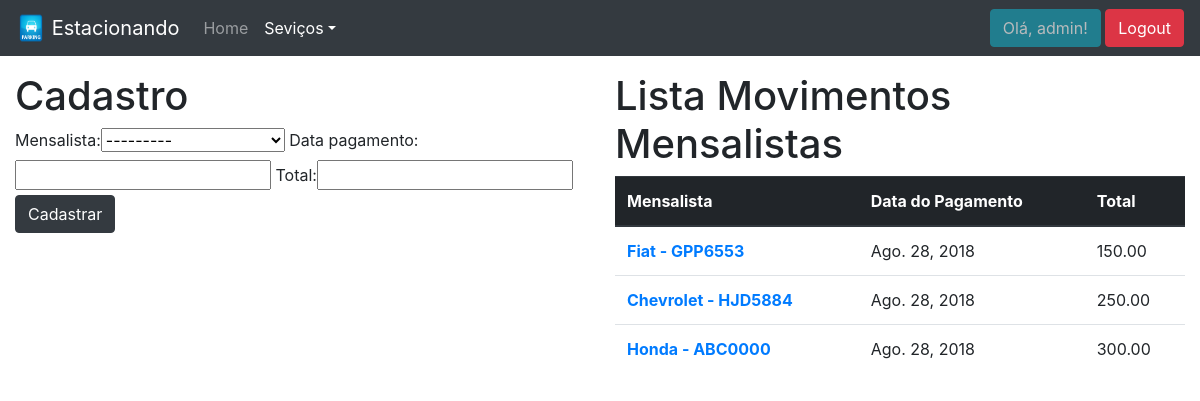
Screenshot of /sistema/movimento-mensalista/ (signed in) with the database file from the repository.
### core/models.py (models this page shows, shortened)
class MovimentoMensalista(models.Model):
    mensalista = models.ForeignKey(Mensalista, on_delete=models.PROTECT)
    data_pagamento = models.DateField()
    total = models.DecimalField(max_digits=6, decimal_places=2)

class Mensalista(models.Model):
    veiculo = models.ForeignKey(Veiculo, on_delete=models.PROTECT)
    inicio = models.DateField()
    valor_mes = models.DecimalField(max_digits=6, decimal_places=2)
    def __str__(self):
        return str(self.veiculo)

class Veiculo(models.Model):
    marca = models.ForeignKey(Marca, on_delete=models.PROTECT)
    placa = models.CharField(max_length=7)
    proprietario = models.ForeignKey(Pessoa, on_delete=models.PROTECT)
    cor = models.CharField(max_length=15)
    observacoes = models.TextField(blank=True, null=True)
    def __str__(self):
        return str(self.marca) + ' - ' + self.placa

class Marca(models.Model):
    nome = models.CharField(max_length=50)
    def __str__(self):
        return self.nome

### core/views.py (the view)
# urls.py: path('movimento-mensalista/', lista_movMensalista, name='core_lista_movMensalista'),
@login_required
def lista_movMensalista(request):
    movMensalista = MovimentoMensalista.objects.all()
    form = MovimentoMensalistaForm()
    dados = {'movMensalista' : movMensalista, 'form' : form}
    return render(request,'core/lista_movMensalista.html', dados)

### core/form.py
class MovimentoMensalistaForm(ModelForm):
    class Meta:
        model = MovimentoMensalista
        fields = '__all__'

### templates/core/lista_movMensalista.html (shortened to what this page needs)
{% extends 'core/base.html' %}
{% load static %}
{% load bootstrap %}
{% block menu %}
    <nav class="navbar fixed-top navbar-dark bg-dark navbar-expand-lg">
        <a class="navbar-brand" href="{% url 'website_home' %}">
            <img src="{% static 'img/CarParkingSign.png' %}" width="30" height="30" class="d-inline-block align-top" alt="">
            Estacionando
        </a>
        <div class="collapse navbar-collapse" id="navbarSupportedContent">
            <ul class="navbar-nav mr-auto">
                <li class="nav-item">
                    <a class="nav-link" href="{% url 'core_home' %}">Home</a>
                </li>
                <li class="nav-item dropdown active">
                    <a class="nav-link dropdown-toggle" href="#" id="navbarDropdown" role="button" data-toggle="dropdown" aria-haspopup="true" aria-expanded="false">Seviços</a>
                </li>
            </ul>
            <ul class="navbar-nav">
                {% if user.is_authenticated %}
                    <li class="nav-item">
                        <a class="btn btn-info disabled" href="">Olá, {{ user }}!</a>
                        <a class="btn btn-danger" href="{% url 'logout' %}">Logout</a>
                    </li>
                {% else %}
                    <li class="nav-item">
                        <a class="nav-link" href="{% url 'login' %}">Login</a>
                    </li>
                {% endif %}
            </ul>
        </div>
    </nav>
{% endblock %}
{% block main %}
    <div class="row">
        <div class="col-sm-6">
            <h1>Cadastro</h1>
            <form action="{% url 'core_novo_movMensalista' %}" method="POST">
                {{ form|bootstrap }}
                <button type="submit" class="btn btn-dark">Cadastrar</button>
            </form>
        </div>
        <div class="col-sm-6">
            <h1>Lista Movimentos Mensalistas</h1>
            <table class="table">
                <thead class="thead-dark">
                    <tr>
                        <th scope="col">Mensalista</th>
                        <th scope="col">Data do Pagamento</th>
                        <th scope="col">Total</th>
                    </tr>
                </thead>
                <tbody>
                    {% for movimento in movMensalista %}
                        <tr>
                            <th scope="row"><a href="{% url 'core_update_movMensalista' movimento.id %}">{{ movimento.mensalista }}</a></th>
                            <td>{{ movimento.data_pagamento }}</td>
                            <td>{{ movimento.total }}</td>
                        </tr>
                    {% endfor %}
                </tbody>
            </table>
        </div>
    </div>
{% endblock %}

### templates/core/base.html (style rules this page uses)
body { padding-top: 4.5rem; }

### rows the page displays
MovimentoMensalista: mensalista "Fiat - GPP6553", data_pagamento "Ago. 28, 2018", total "150.00"
MovimentoMensalista: mensalista "Chevrolet - HJD5884", data_pagamento "Ago. 28, 2018", total "250.00"
MovimentoMensalista: mensalista "Honda - ABC0000", data_pagamento "Ago. 28, 2018", total "300.00"

### other values shown
{{ user }} "admin"
